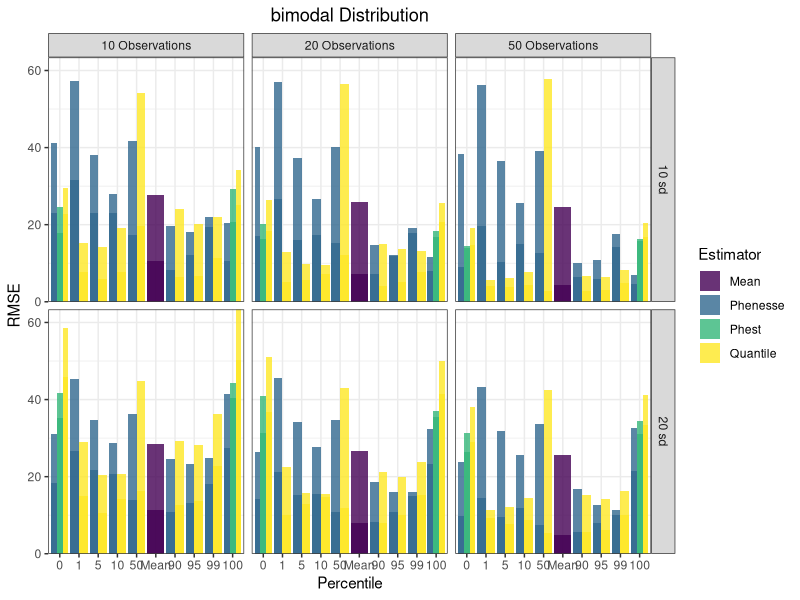
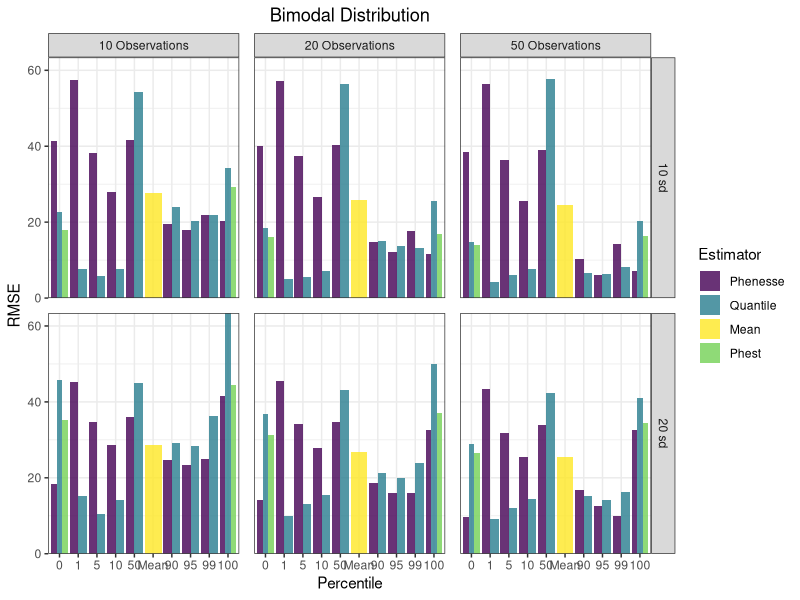

The R source for these figures, in order: (Note: this script raises an error after producing the figures.)
# Libraries

library(Metrics)
library(dplyr)
library(ggplot2)

# read in simulation results, bi_sims and bi_sims

bi_quantile_sims <- read.csv("results/bimodal_quantile.csv", 
                              stringsAsFactors = FALSE) %>% 
  dplyr::mutate(Estimator = 'Quantile')%>% 
  dplyr::mutate(Skewed = "No")
bi_skewed_quantile_sims <- read.csv("results/bimodal_skewed_quantile.csv",
                                     stringsAsFactors = FALSE) %>% 
  dplyr::mutate(Estimator = 'Quantile')%>% 
  dplyr::mutate(Skewed = "Yes")

bi_phest_sims <- read.csv("results/bimodal_phest.csv", 
                           stringsAsFactors = FALSE) %>% 
  dplyr::select(-lowCI, -highCI) %>% 
  dplyr::mutate(Estimator = 'Phest')%>% 
  dplyr::mutate(Skewed = "No")
bi_skewed_phest_sims <- read.csv("results/bimodal_skewed_phest.csv",
                                  stringsAsFactors = FALSE)%>% 
  dplyr::select(-lowCI, -highCI) %>% 
  dplyr::mutate(Estimator = 'Phest')%>% 
  dplyr::mutate(Skewed = "Yes")

bi_mean_sims <- read.csv("results/bimodal_mean.csv", stringsAsFactors = FALSE) %>% 
  dplyr::mutate(Estimator = 'Mean')%>% 
  dplyr::mutate(Skewed = "No")
bi_skewed_mean_sims <- read.csv("results/bimodal_skewed_mean.csv", stringsAsFactors = FALSE) %>% 
  dplyr::mutate(Estimator = 'Mean')%>% 
  dplyr::mutate(Skewed = "Yes")

bi_phenesse_sims <- read.csv("results/bimodal_phenesse.csv", stringsAsFactors = FALSE) %>% 
  dplyr::mutate(Estimator = "Phenesse")%>% 
  dplyr::mutate(Skewed = "No")
bi_skewed_phenesse_sims <- read.csv("results/bimodal_skewed_phenesse.csv", stringsAsFactors = FALSE) %>% 
  dplyr::mutate(Estimator = "Phenesse")%>% 
  dplyr::mutate(Skewed = "Yes")


# group by and summarize to get bias and rmse

total_bi <- rbind(bi_mean_sims, bi_skewed_mean_sims, bi_phest_sims, bi_skewed_phest_sims,
                   bi_quantile_sims, bi_skewed_quantile_sims, bi_phenesse_sims, bi_skewed_phenesse_sims)

total_skewed_bi_metrics <- total_bi %>%  
  group_by(Estimator, perc, obs, Q, sd, Skewed) %>% 
  summarize(RMSE = rmse(actual = true_value, predicted = estimate), 
            Bias = bias(actual = true_value, predicted = estimate)) 

total_skewed_bi_metrics$sd <- as.character(total_skewed_bi_metrics$sd)
total_skewed_bi_metrics$obs <- as.character(total_skewed_bi_metrics$obs)
total_skewed_bi_metrics$Q <- as.character(total_skewed_bi_metrics$Q)
total_skewed_bi_metrics <- total_skewed_bi_metrics %>% 
  mutate(fac_Q = ifelse(Q == 50.50, "Mean", Q))

total_skewed_bi_metrics_barplot <- total_skewed_bi_metrics %>% 
  ungroup(fac_Q) %>% 
  mutate(fac_Q = factor(fac_Q, levels = c('0','1','5','10','50',"Mean",'90','95','99','100'))) %>% 
  mutate(sd = paste(sd, "sd")) %>% 
  mutate(obs = paste(obs, "Observations")) 



##### bimodal RMSE PLOT #########

bi_skewed_rmse <- ggplot(total_skewed_bi_metrics_barplot) + 
  geom_bar(aes(x = fac_Q, y = RMSE, fill = Estimator), 
           stat = "identity", size = 1, alpha = 0.8, position = "dodge") +
  ggtitle("bimodal Distribution") + 
  scale_y_continuous(expand = c(0,0)) +
  theme_bw() +
  facet_grid(sd~obs, labeller = labeller()) +
  labs(x = "Percentile", y = 'RMSE') + 
  scale_fill_viridis_d() +
  theme(plot.title = element_text(hjust = 0.5)) 

bi_skewed_rmse

### Now only do skewed

bi_skewed_rmse_data <- total_skewed_bi_metrics_barplot %>% 
  dplyr::filter(Skewed == "Yes") %>% 
  mutate(Estimator = factor(Estimator, levels = c('Phenesse', 
                                                  'Quantile', 
                                                  'Mean',
                                                  'Phest')))


bm_skewed <- ggplot() + 
  geom_bar(data = bi_skewed_rmse_data, aes(x = fac_Q, y = RMSE, fill = Estimator), 
           stat = "identity", size = 1, alpha = 0.8, position = "dodge") +
  ggtitle("Bimodal Distribution") + 
  scale_y_continuous(expand = c(0,0)) +
  theme_bw() +
  facet_grid(sd~obs, labeller = labeller()) +
  labs(x = "Percentile", y = 'RMSE') + 
  scale_fill_manual(values = c("#440154FF", "#287D8EFF","#FDE725FF", "#73D055FF")) +
  theme(plot.title = element_text(hjust = 0.5),
        panel.spacing = unit(0.75, "lines")) 
bm_skewed

ggplot2::ggsave("figures_outputs/skewed_bm_rmse.png", plot = um_rmse_skewed, width = 10, height = 8, dpi = 300)

##### Skewed BIMODAL BIAS PLOT #########

bm_bias_skewed <- ggplot(bi_skewed_rmse_data) + 
  geom_bar(aes(x = fac_Q, y = Bias, fill = Estimator), 
           stat = "identity", size = 1, alpha = 0.8, position = "dodge") +
  geom_hline(yintercept = 0, alpha = 0.5) +
  ggtitle("Bimodal Distribution") + 
  scale_y_continuous(expand = c(0,0)) +
  theme_bw() +
  scale_fill_manual(values = c("#440154FF", "#287D8EFF","#FDE725FF", "#73D055FF")) +
  facet_grid(sd~obs, labeller = labeller()) +
  labs(x = "Percentile", y = 'Bias') + 
  theme(plot.title = element_text(hjust = 0.5),
        panel.spacing = unit(0.75, "lines")) 

bm_bias_skewed

ggplot2::ggsave("figures_outputs/skewed_bimodal_bias.png", plot = um_bias_skewed, width = 10, height = 8, dpi = 300)
